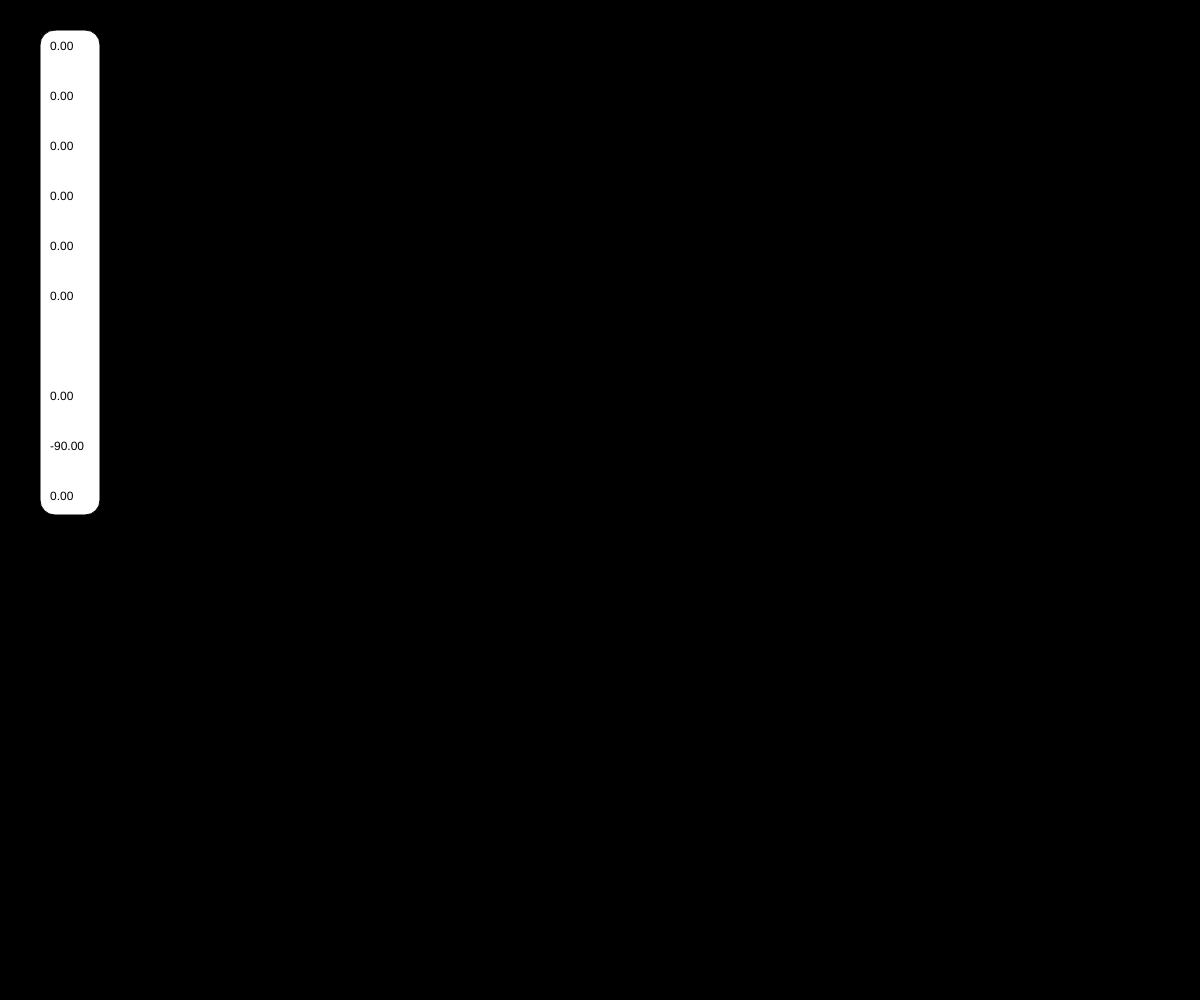
Frame 1 (no input)
Frame 60 (no input): identical to frame 1, image omitted
Frame 120 (the mouse pressed at the canvas centre since frame 60): identical to frame 1, image omitted

The p5.js sketch that drew this single still picture (run headless with seeded random() and noise() and a simulated clock; from frame 60 on, the mouse is pressed at the canvas centre):

// p5.js sketch
// ── sketch.js
let permissionGranted = false;
let databoard = false;

function setup() {
  createCanvas(windowWidth,windowHeight);
  background(0);
  if (typeof(DeviceOrientationEvent) !== 'undefined' && 
      typeof(DeviceOrientationEvent.requestPermission) === 'function'){
        DeviceOrientationEvent.requestPermission().catch(()=>{
          let button = createButton('allow g-sensors');
          button.style('font-size','24px');
          button.center();
          button.mousePressed(requestAccess);
          throw error;
        }).then(()=>{
          permissionGranted = true;
        })
      }
}

function requestAccess(){
  DeviceOrientationEvent.requestPermission().then(
    response => {if(response == 'granted'){
      permissionGranted = true;
    }else{
      permissionGranted = false;
    }}
  ).catch(console.error);
  this.remove();
}

function getRotationMatrix( alpha, beta, gamma ) {
  const degtorad = Math.PI / 180; // Degree-to-Radian conversion
  var cX = Math.cos( beta  * degtorad );
  var cY = Math.cos( gamma * degtorad );
  var cZ = Math.cos( alpha * degtorad );
  var sX = Math.sin( beta  * degtorad );
  var sY = Math.sin( gamma * degtorad );
  var sZ = Math.sin( alpha * degtorad );

  var m11 = cZ * cY - sZ * sX * sY;
  var m12 = - cX * sZ;
  var m13 = cY * sZ * sX + cZ * sY;

  var m21 = cY * sZ + cZ * sX * sY;
  var m22 = cZ * cX;
  var m23 = sZ * sY - cZ * cY * sX;

  var m31 = - cX * sY;
  var m32 = sX;
  var m33 = cX * cY;
  return [
    m13, m12, m11,
    m23, m22, m21,
    m33, m32, m31
  ];
}

function getEulerAngles( matrix ) {
  var radtodeg = 180 / Math.PI; // Radian-to-Degree conversion
  var sy = Math.sqrt(matrix[0] * matrix[0] +  matrix[3] * matrix[3] );

  var singular = sy < 1e-6; // If

  if (!singular) {
      var x = Math.atan2(matrix[7] , matrix[8]);
      var y = Math.atan2(-matrix[6], sy);
      var z = Math.atan2(matrix[3], matrix[0]);
  } else {
      var x = Math.atan2(-matrix[5], matrix[4]);
      var y = Math.atan2(-matrix[6], sy);
      var z = 0;
  }
  return [radtodeg * x, radtodeg * y, radtodeg * z];
}

function showdata(){
  fill(255);
  rect(40,30,60,485,15);
  fill(0);
  text(rotationX.toFixed(2),50,50);
  text(rotationY.toFixed(2),50,100);
  text(rotationZ.toFixed(2),50,150);
  text(accelerationX.toFixed(2),50,200);
  text(accelerationY.toFixed(2),50,250);
  text(accelerationZ.toFixed(2),50,300);
  var rotation = getEulerAngles(getRotationMatrix(rotationZ,rotationX,rotationY));
  for (i=0;i<3;i++){
    text(rotation[i].toFixed(2),50,400+i*50);
  }
}

function draw() {
  background(0);
  showdata();
}
